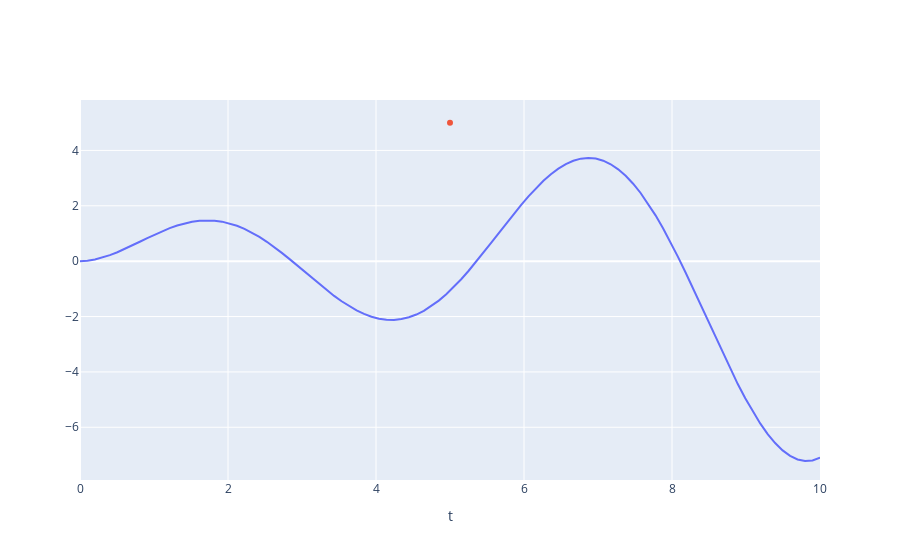

Notebook code for this chart:
### Code cell
# A DREAM: use plotly instead of bqplot and ipyvolume for everything.
import ipywidgets as ipw
# draw the plots
fig = go.Figure()
fig.add_trace(
    go.Scatter(x=t_array, y=y_fun(t_array), name="y(t)"),
)
fig.add_trace(
    go.Scatter(x=[5], y=[5], mode='markers', name="y(t)" ),     
)

time_slider = ipw.FloatSlider(
    value=0,
    min=0,
    max=10,
    step=0.1,
    description='Time:',
    continuous_update=True
)

def response(change):
    print(time_slider.value)
    t = time_slider.value
    with fig.batch_update():
        fig.x = [t]
        fig.y = [y_fun(t)]
    #fig.update_traces(
    #    x = [t], 
    #    y = [y_fun(t)],
    #   selector=dict(type="scatter", mode="markers"))
    
time_slider.observe(response, names="value")

# name the axes
fig.update_xaxes(title_text="t")
fig.update_xaxes(title_text="t")
# hide legend and show plot
fig.update_layout(showlegend=False)
fig.show()

ipw.VBox([time_slider])

### Figure 1 — Plotly figure (JSON) as saved in the notebook; plotly's stock layout.template omitted (floating-point values rounded to 4 significant figures)
{"data": [{"name": "y(t)", "type": "scatter", "x": [0, 0.101, 0.202, 0.303, 0.404, 0.5051, 0.6061, 0.7071, 0.8081, 0.9091, 1.01, 1.111, 1.212, 1.313, 1.414, 1.515, 1.616, 1.717, 1.818, 1.919, 2.02, 2.121, 2.222, 2.323, 2.424, 2.525, 2.626, 2.727, 2.828, 2.929, 3.03, 3.131, 3.232, 3.333, 3.434, 3.535, 3.636, 3.737, 3.838, 3.939, 4.04, 4.141, 4.242, 4.343, 4.444, 4.545, 4.646, 4.747, 4.848, 4.949, 5.051, 5.152, 5.253, 5.354, 5.455, 5.556, 5.657, 5.758, 5.859, 5.96, 6.061, 6.162, 6.263, 6.364, 6.465, 6.566, 6.667, 6.768, 6.869, 6.97, 7.071, 7.172, 7.273, 7.374, 7.475, 7.576, 7.677, 7.778, 7.879, 7.98, 8.081, 8.182, 8.283, 8.384, 8.485, 8.586, 8.687, 8.788, 8.889, 8.99, 9.091, 9.192, 9.293, 9.394, 9.495, 9.596, 9.697, 9.798, 9.899, 10], "y": [0, 0.01533, 0.05905, 0.1276, 0.217, 0.3232, 0.4423, 0.5698, 0.7016, 0.8337, 0.962, 1.083, 1.193, 1.288, 1.366, 1.425, 1.461, 1.475, 1.464, 1.427, 1.365, 1.278, 1.166, 1.032, 0.8753, 0.6995, 0.5069, 0.3001, 0.08232, -0.1431, -0.3725, -0.6023, -0.8287, -1.048, -1.256, -1.449, -1.623, -1.777, -1.905, -2.006, -2.076, -2.115, -2.121, -2.091, -2.027, -1.927, -1.793, -1.625, -1.424, -1.193, -0.9344, -0.6509, -0.346, -0.02355, 0.3122, 0.6569, 1.006, 1.354, 1.696, 2.027, 2.342, 2.636, 2.904, 3.142, 3.344, 3.508, 3.628, 3.703, 3.73, 3.706, 3.63, 3.501, 3.319, 3.084, 2.798, 2.463, 2.081, 1.655, 1.189, 0.6879, 0.1566, -0.3994, -0.9741, -1.561, -2.154, -2.745, -3.328, -3.894, -4.438, -4.952, -5.429, -5.861, -6.244, -6.571, -6.836, -7.035, -7.163, -7.218, -7.196, -7.096]}, {"mode": "markers", "name": "y(t)", "type": "scatter", "x": [5], "y": [5]}], "layout": {"showlegend": false, "xaxis": {"title": {"text": "t"}}}}
